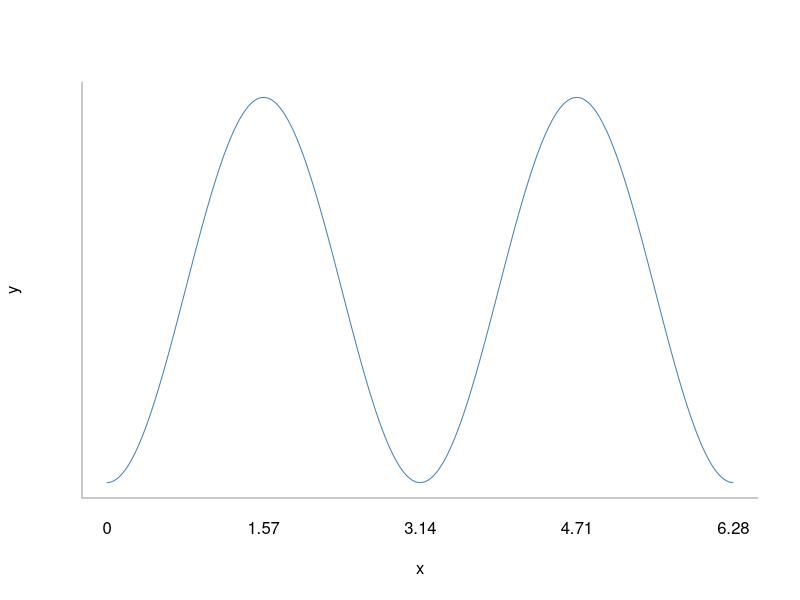
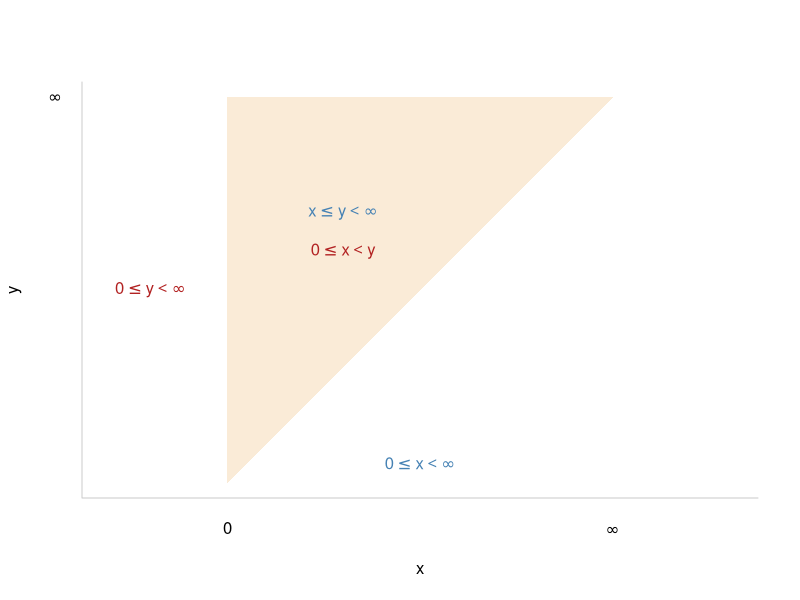

Reproduce these figures in R, in order.
## ---- chunk 1
knitr::opts_chunk$set(echo = TRUE)
## ---- chunk 2

x <- seq(0, 2 * pi, 0.01)
y <- sin(x) * sin(x)

plot(x, y, type = 'l', col = 'steelblue', axes = FALSE)
axis(1, tick = FALSE, at = pi * c(0, 1/2, 1, 3/2, 2), 
     labels = round(pi * c(0, 1/2, 1, 3/2, 2), 2))
box(bty = 'L', col = 'grey60')

## ---- chunk 3

plot(0:10, 0:10, type = 'n', xlab = 'x', ylab = 'y', axes = FALSE, asp = 1)
polygon(c(0, 10, 0), c(0, 10, 10), col = 'antiquewhite', border = NA)
text(3, 7, labels = expression({x <= y} < infinity), col = 'steelblue')
text(3, 6, labels = expression({0 <= x} < y), col = 'firebrick')
text(5, 0.5, labels = expression({0 <= x} < infinity), col = 'steelblue')
text(-2, 5, labels = expression({0 <= y} < infinity), col = 'firebrick')
axis(1, at = c(0, 10), labels = c(0, expression(infinity)), tick = FALSE)
axis(2, at = 10, labels = expression(infinity), las = 1, tick = FALSE)
box(bty = 'l', col = 'grey80')

